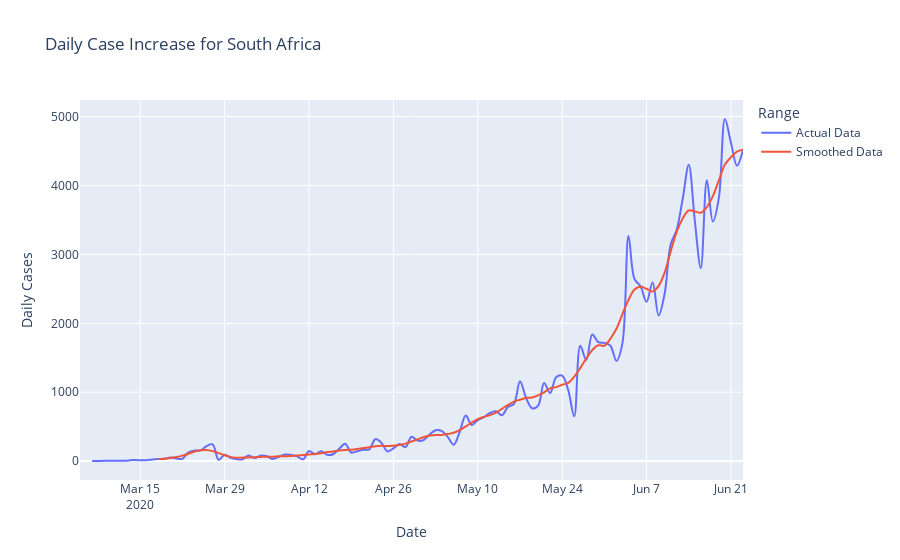

Notebook source saved alongside this figure:
### Code cell
fig1 = px.line(daily_plotly, title='Daily Case Increase for South Africa',
        x='Date', y='Daily Cases', color='Range', line_shape='spline')
fig1.update_traces(hovertemplate=None)
fig1.update_layout(hovermode="x")
fig1.show()
